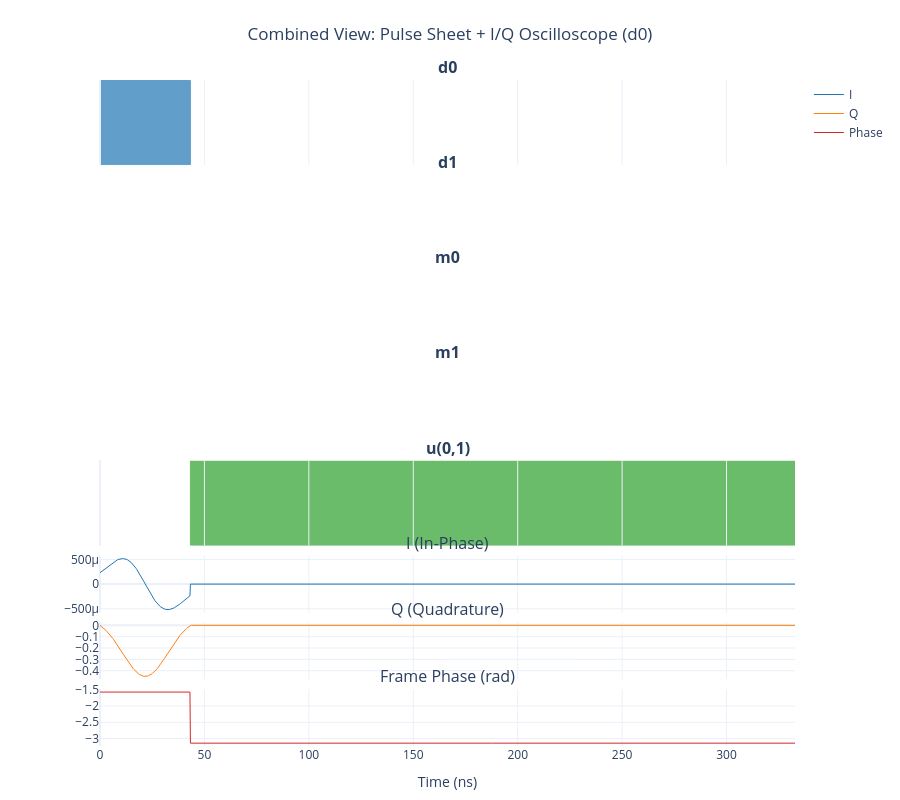

Notebook cell for this chart:
### Code cell
# Combined view - Pulse Sheet + I/Q Oscilloscope synchronized
fig = create_combined_view(sim, "d0", start_dt=0, length_dt=1500)
fig.show()

### Figure 1 — Plotly figure (JSON) as saved in the notebook; plotly's stock layout.template omitted (floating-point values rounded to 4 significant figures; data arrays with more than 128 entries replaced by an {"elided": "..."} marker saying what was removed)
{"data": [{"hovertemplate": "Time: %{x:.2f} ns<br>I: %{y:.4f}<extra></extra>", "line": {"color": "#1f77b4", "width": 1}, "mode": "lines", "name": "I", "type": "scatter", "x": {"elided": "1500 float values"}, "xaxis": "x6", "y": {"elided": "1500 float values"}, "yaxis": "y6"}, {"hovertemplate": "Time: %{x:.2f} ns<br>Q: %{y:.4f}<extra></extra>", "line": {"color": "#ff7f0e", "width": 1}, "mode": "lines", "name": "Q", "type": "scatter", "x": {"elided": "1500 float values"}, "xaxis": "x7", "y": {"elided": "1500 float values"}, "yaxis": "y7"}, {"hovertemplate": "Time: %{x:.2f} ns<br>Phase: %{y:.4f} rad<extra></extra>", "line": {"color": "#d62728", "width": 1}, "mode": "lines", "name": "Phase", "type": "scatter", "x": {"elided": "1500 float values"}, "xaxis": "x8", "y": {"elided": "1500 float values"}, "yaxis": "y8"}], "layout": {"annotations": [{"font": {"size": 16}, "showarrow": false, "text": "<b>d0</b>", "x": 0.5, "xanchor": "center", "xref": "paper", "y": 1, "yanchor": "bottom", "yref": "paper"}, {"font": {"size": 16}, "showarrow": false, "text": "<b>d1</b>", "x": 0.5, "xanchor": "center", "xref": "paper", "y": 0.8571, "yanchor": "bottom", "yref": "paper"}, {"font": {"size": 16}, "showarrow": false, "text": "<b>m0</b>", "x": 0.5, "xanchor": "center", "xref": "paper", "y": 0.7143, "yanchor": "bottom", "yref": "paper"}, {"font": {"size": 16}, "showarrow": false, "text": "<b>m1</b>", "x": 0.5, "xanchor": "center", "xref": "paper", "y": 0.5714, "yanchor": "bottom", "yref": "paper"}, {"font": {"size": 16}, "showarrow": false, "text": "<b>u(0,1)</b>", "x": 0.5, "xanchor": "center", "xref": "paper", "y": 0.4286, "yanchor": "bottom", "yref": "paper"}, {"font": {"size": 16}, "showarrow": false, "text": "I (In-Phase)", "x": 0.5, "xanchor": "center", "xref": "paper", "y": 0.2857, "yanchor": "bottom", "yref": "paper"}, {"font": {"size": 16}, "showarrow": false, "text": "Q (Quadrature)", "x": 0.5, "xanchor": "center", "xref": "paper", "y": 0.1855, "yanchor": "bottom", "yref": "paper"}, {"font": {"size": 16}, "showarrow": false, "text": "Frame Phase (rad)", "x": 0.5, "xanchor": "center", "xref": "paper", "y": 0.08524, "yanchor": "bottom", "yref": "paper"}], "height": 800, "hovermode": "x unified", "margin": {"b": 50, "l": 100, "r": 50, "t": 80}, "shapes": [{"fillcolor": "#1f77b4", "layer": "below", "line": {"color": "#1f77b4", "width": 1}, "opacity": 0.7, "type": "rect", "x0": 0, "x1": 43.29, "xref": "x", "y0": 0.1, "y1": 0.9, "yref": "y"}, {"fillcolor": "#2ca02c", "layer": "below", "line": {"color": "#2ca02c", "width": 1}, "opacity": 0.7, "type": "rect", "x0": 43.29, "x1": 332.8, "xref": "x5", "y0": 0.1, "y1": 0.9, "yref": "y5"}], "showlegend": true, "title": {"text": "Combined View: Pulse Sheet + I/Q Oscilloscope (d0)", "x": 0.5}, "xaxis": {"anchor": "y", "domain": [0, 1], "matches": "x8", "showticklabels": false}, "xaxis2": {"anchor": "y2", "domain": [0, 1], "matches": "x8", "showticklabels": false}, "xaxis3": {"anchor": "y3", "domain": [0, 1], "matches": "x8", "showticklabels": false}, "xaxis4": {"anchor": "y4", "domain": [0, 1], "matches": "x8", "showticklabels": false}, "xaxis5": {"anchor": "y5", "domain": [0, 1], "matches": "x8", "showticklabels": false}, "xaxis6": {"anchor": "y6", "domain": [0, 1], "matches": "x8", "showticklabels": false}, "xaxis7": {"anchor": "y7", "domain": [0, 1], "matches": "x8", "showticklabels": false}, "xaxis8": {"anchor": "y8", "domain": [0, 1], "range": [0, 332.8], "title": {"text": "Time (ns)"}}, "yaxis": {"anchor": "x", "domain": [0.8721, 1], "visible": false}, "yaxis2": {"anchor": "x2", "domain": [0.7293, 0.8571], "visible": false}, "yaxis3": {"anchor": "x3", "domain": [0.5864, 0.7143], "visible": false}, "yaxis4": {"anchor": "x4", "domain": [0.4436, 0.5714], "visible": false}, "yaxis5": {"anchor": "x5", "domain": [0.3007, 0.4286], "visible": false}, "yaxis6": {"anchor": "x6", "domain": [0.2005, 0.2857]}, "yaxis7": {"anchor": "x7", "domain": [0.1002, 0.1855]}, "yaxis8": {"anchor": "x8", "domain": [0, 0.08524]}}}
